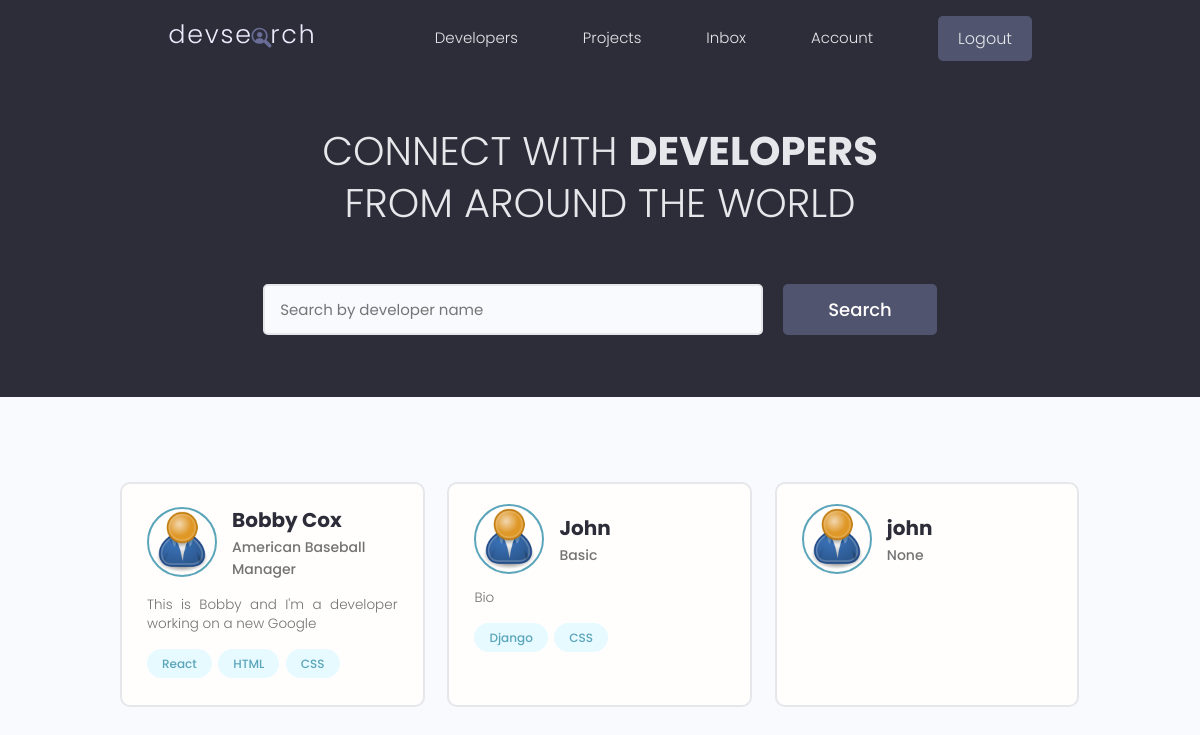
The app's page / (signed in) with its own data.
### users/models.py (models this page shows, shortened)
class Profile(models.Model):
    user = models.OneToOneField(User, on_delete=models.CASCADE, null=True, blank=True)
    name = models.CharField(max_length=200, blank=True, null=True)
    email = models.EmailField(max_length=500, blank=True, null=True)
    username = models.CharField(max_length=200, blank=True, null=True)
    location = models.CharField(max_length=200, blank=True, null=True)
    short_intro = models.CharField(max_length=200, blank=True, null=True)
    bio = models.TextField(blank=True, null=True)
    profile_image = models.ImageField(null=True, blank=True, upload_to='profiles/', default="profiles/user-default.png")
    social_github = models.CharField(max_length=200, blank=True, null=True)
    social_twitter = models.CharField(max_length=200, blank=True, null=True)
    social_linkedin = models.CharField(max_length=200, blank=True, null=True)
    social_youtube = models.CharField(max_length=200, blank=True, null=True)
    social_website = models.CharField(max_length=200, blank=True, null=True)
    created = models.DateTimeField(auto_now_add=True)
    id = models.UUIDField(default=uuid.uuid4, unique=True, primary_key=True, editable=False)

class Skill(models.Model):
    owner = models.ForeignKey(Profile, on_delete=models.CASCADE, null=True, blank=True)
    name = models.CharField(max_length=200, blank=True, null=True)
    description = models.TextField(null=True, blank=True)
    created = models.DateTimeField(auto_now_add=True)
    id = models.UUIDField(default=uuid.uuid4, unique=True, primary_key=True, editable=False)
    def __str__(self):
        return str(self.name)

### users/views.py (the view)
# urls.py: path('', views.profiles, name="profiles"),
def profiles(request):
    profiles = Profile.objects.all()
    context = {'profiles': profiles}
    return render(request, 'users/profiles.html', context)

### users/templates/users/profiles.html (shortened to what this page needs)
{% extends 'main.html' %}
{% block content %}
<main class="home">
    <section class="hero-section text-center">
      <div class="container container--narrow">
        <div class="hero-section__box">
          <h2>CONNECT WITH <span>DEVELOPERS</span></h2>
          <h2>FROM AROUND THE WORLD</h2>
        </div>
        <div class="hero-section__search">
          <form class="form" action="#" method="get">
            <div class="form__field">
              <input class="input input--text" id="formInput#search" type="text" name="text"
                placeholder="Search by developer name" />
            </div>
            <input class="btn btn--sub btn--lg" type="submit" value="Search" />
          </form>
        </div>
      </div>
    </section>
    <section class="devlist">
      <div class="container">
        <div class="grid grid--three">
          {% for profile in profiles %}
          <div class="column card">
            <div class="dev">
              <a href="{% url 'user-profile' profile.id %}" class="card__body">
                <div class="dev__profile">
                  <img class="avatar avatar--md" src="{{ profile.profile_image.url }}" alt="image" />
                  <div class="dev__meta">
                    <h3>{{profile.name}}</h3>
                    <h5>{{profile.short_intro|slice:"60"}}</h5>
                  </div>
                </div>
                <p class="dev__info">{{profile.bio|slice:"150"}}</p>
                <div class="dev__skills">
                    {% for skill in profile.skill_set.all|slice:"5" %}
                  <span class="tag tag--pill tag--main">
                    <small>{{skill}}</small>
                  </span>
                    {% endfor%}
                </div>
              </a>
            </div>
          </div>
          {% endfor %}
        </div>
      </div>
    </section>
  </main>
{% endblock content %}

### static/styles/app.css (style rules this page uses)
:root { --color-sub: #2d2d39; }
.btn--sub { background-color: var(--color-sub-light); }
.card { border: 2px solid var(--color-light); }
img { width: 100%; }
.hero-section { height: 40vh; display: flex; align-items: center; background-color: var(--color-sub); }
.hero-section__box { margin-bottom: 4rem; }
.hero-section__box > h2, .hero-section__box > h2 > span { font-size: 4rem; color: var(--color-light); line-height: 1.3; text-transform: uppercase; }
.hero-section__box > h2 { font-weight: 300; }
.hero-section__box > h2 > span { font-weight: 700; }
.hero-section__search > .form { display: flex; align-items: center; justify-content: center; gap: 2rem; }
.hero-section__search > .form input.input--text { width: 50rem; }
.devlist { margin-top: 8rem; }
.devlist .grid { align-items: stretch; }
.devlist .dev .dev__profile { display: flex; align-items: center; gap: 1.5rem; }
.devlist .dev .dev__meta h3 { color: var(--color-sub); font-size: 2rem; font-weight: 700; }
.devlist .dev .dev__meta h5 { color: var(--color-text); font-size: 1.4rem; font-weight: 500; }
.devlist .dev .dev__info { margin: 1.5rem 0; font-size: 1.35rem; line-height: 1.4; text-align: justify; }

### static/uikit/styles/modules/_variables.css (style rules this page uses)
:root { --color-main: #5aa5b9; --color-main-light: #e6faff; --color-sub: #3f4156; --color-sub-light: #51546e; --color-sub-lighter: #ededfd; --color-text: #737373; --color-gray: #8b8b8b; --color-light: #e5e7eb; --color-light-gray: #767676; --color-bg: #f8fafd; --color-white: #fffefd; --color-white-light: #f3f3f3; --color-success: #359e64; --color-success-bg: #def8e8; --color-error: #fc4b0b; --color-error-bg: #fff2ee; --font-base: 'Poppins', arial, helvetica, 'Segoe UI', roboto, ubuntu, sans-serif; --font-monospace: 'Fira Code', 'Courier New', courier, monospace; --font-regular: 300; --font-medium: 500; --font-bold: 700; --generic-shadow: 1px 1px 5px #00000010; --generic-transition: all 0.3s ease-in-out; }

### static/uikit/styles/modules/_base.css (style rules this page uses)
* { margin: 0; padding: 0; box-sizing: border-box; text-rendering: optimizeLegibility; color: inherit; font-size: inherit; }
html { font-size: 50%; }
@media only screen and (min-width: 480px) { html { font-size: 56.25%; } }
@media only screen and (min-width: 1200px) { html { font-size: 62.5%; } }
body { line-height: 1.6; font-weight: 400; font-size: 1.5rem; color: var(--color-text); background-color: var(--color-bg); min-height: 100vh; }

### static/uikit/styles/modules/_typography.css (style rules this page uses)
* { font-family: var(--font-base); }
h2 { font-size: 3.6rem; font-weight: var(--font-bold); }
h3 { font-size: 3.2rem; font-weight: var(--font-medium); }
h5 { font-size: 2.4rem; font-weight: var(--font-medium); }
h5, h6 { font-weight: var(--font-regular); }
p, span, strong { font-size: 1.6rem; color: var(--color-text); font-weight: var(--font-regular); }
a { padding-bottom: 2px; text-decoration: none; display: inline-block; color: var(--color-main); font-weight: var(--font-medium); }

### static/uikit/styles/modules/_utilities.css (style rules this page uses)
.container { width: 92%; max-width: 165rem; margin: 0 auto; box-sizing: border-box; }
.container--narrow { width: 92%; max-width: 120rem; }
@media screen and (min-width: 1000px) { .container { width: 90%; } }
@media screen and (min-width: 1000px) { .container--narrow { width: 85%; } }
@media screen and (min-width: 1200px) { .container { width: 80%; } }
@media screen and (min-width: 1200px) { .container--narrow { width: 72%; } }
.text-center { text-align: center; }

### static/uikit/styles/modules/_avatar.css (style rules this page uses)
.avatar { border-radius: 50%; border: 2px solid var(--color-main); object-fit: cover; }
.avatar--md { height: 7rem; width: 7rem; }

### static/uikit/styles/modules/_button.css (style rules this page uses)
.btn { display: inline-block; position: relative; cursor: pointer; background-color: var(--color-light); font-weight: var(--font-medium); color: var(--color-sub); text-decoration: none; padding: 1rem 2rem; border-radius: 0.5rem; border: none; width: -webkit-fit-content; width: -moz-fit-content; width: fit-content; height: -webkit-fit-content; height: -moz-fit-content; height: fit-content; font-size: 1.6rem; outline-width: 0; outline-color: transparent; -webkit-backface-visibility: hidden; backface-visibility: hidden; transition: all 0.3s ease-in-out; }
.btn--sub { background-color: var(--color-sub); color: var(--color-white); }
.btn--lg { font-size: 1.8rem; padding: 1.2rem 4.5rem; }

### static/uikit/styles/modules/_card.css (style rules this page uses)
.card { border-radius: 1rem; background-color: var(--color-white); border: 1.5px solid var(--color-light); width: auto; height: auto; margin-top: 0.5rem; margin-bottom: 0.5rem; overflow: hidden; }
.card__body, .card__header { padding: 2rem 2.5rem; }

### records on screen
Profile: profile_image (placeholder picture), name "Bobby Cox", short_intro "American Baseball Manager", bio "This is Bobby and I'm a developer working on a new Google"
Skill: name "React"
Skill: name "HTML"
Skill: name "CSS"
Profile: profile_image (placeholder picture), name "John", short_intro "Basic", bio "Bio"
Skill: name "Django"
Skill: name "CSS"
Profile: profile_image (placeholder picture), name "john", short_intro "None"
